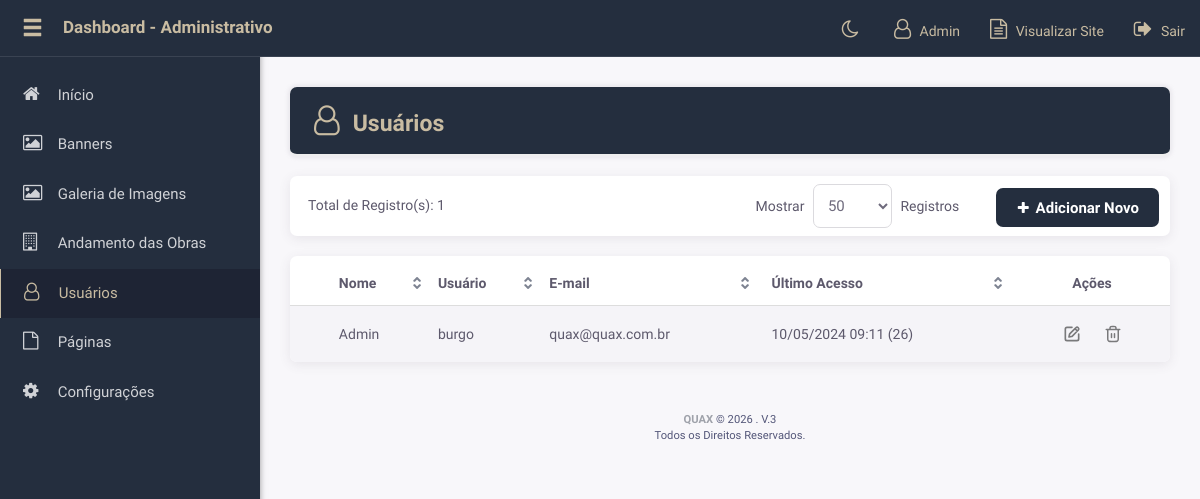
The page /q-admin/list/usuarios.php (signed in) on the database its author committed.
### tables this page shows
CREATE TABLE `adm_usuarios` (
  `id` int(11) NOT NULL,
  `nome_completo` varchar(100) NOT NULL,
  `usuario` varchar(50) NOT NULL,
  `senha` varchar(70) NOT NULL,
  `email` varchar(100) NOT NULL,
  `acesso` varchar(100) NOT NULL,
  `categoria` varchar(20) NOT NULL DEFAULT 'cliente',
  `autor` int(11) NOT NULL,
  `criado` timestamp NOT NULL DEFAULT current_timestamp(),
  `atualizado` datetime DEFAULT current_timestamp() ON UPDATE current_timestamp()
);

### q-admin/config.php (called while the page is built, shortened)
<?php
require_once __DIR__."/../php/config.php";
require_once __DIR__."/../php/classes/Class.login.php";
require_once __DIR__."/php/functions.php";
$userClass = new Usuario();
$arMenu = [
	'Início' => [
		'show' 		=> true,
		'icon' 		=> 'home',
		'access'  	=> 'FULL',
		'file' 		=> 'index.php',
		'submenu' 	=> NULL
	],
	'Banners' => [
		'show' 		=> true,
		'icon' 		=> 'picture-o',
		'access'  	=> 6,
		'file' 		=> 'list/banners.php',
		'submenu' 	=> NULL
	],
	'Tenho Interesse' => [
		'show' 		=> true,
		'icon' 		=> 'address-card-o',
		'access'  	=> 16,
		'file' 		=> 'list/trabalhe-conosco.php',
		'submenu' 	=> NULL
	],
	'Galeria de Imagens' => [
		'show' 		=> true,
		'icon' 		=> 'picture-o',
		'access'  	=> 5,
		'file' 		=> 'list/galeria.php',
		'submenu' 	=> NULL
	],
	'Andamento das Obras' => [
		'show' 		=> true,
		'icon' 		=> 'building-o',
		'access'  	=> 7,
		'file' 		=> 'form/obras.php',
		'submenu' 	=> NULL
	],
	'Usuários' => [
		'show' 		=> true,
		'icon' 		=> 'user-o',
		'access'  	=> 3,
		'file' 		=> 'list/usuarios.php',
		'submenu' 	=> NULL
	],
	'Páginas' => [
		'show' 		=> true,
		'icon' 		=> 'file-o',
		'access'  	=> 1,
		'file' 		=> 'list/paginas.php',
		'submenu' 	=> NULL
	],
	'Configurações' => [
		'show' 		=> true,
		'icon' 		=> 'cog',
		'access'  	=> 2,
		'file' 		=> 'form/configuracoes.php',
		'submenu' 	=> NULL
	],
];
$LIST_ACCESS_FILE = [
	'FULL' => [
		'index.php',
		'ajax/ajax-clear-string.php',
		'ajax/ajax-cities.php',
		'ajax/ajax-image-functions.php',
		'ajax/ajax-image-upload.php',
		'ajax/ajax-save-order.php',
		'ajax/ajax-delete-check.php',
		'sair.php'],
	1  => [
		'list/paginas.php',
		'form/paginas.php'
	],
	2  => ['form/configuracoes.php'],
	3  => [
		'list/usuarios.php',
		'form/usuarios.php'
	],
	5  => [
		'list/galeria.php',
		'form/galeria.php',
	],
	6 => [
		'list/banners.php',
		'form/banners.php'
	],
	7 => ['form/obras.php'],
	16 => [
		'list/trabalhe-conosco.php',
	],
];
$acessoAutor 	= $userClass->getAcesso();
$__ITEMS_PER_PAGE__ = 50;

### php/classes/Class.login.php (called while the page is built, shortened)
<?php
class Usuario {
    var $prefixoChaves = 'usuario_';
	function getAutor() {
		return $_SESSION[$this->prefixoChaves."nome_completo"];
	}
	function getAcesso() {
		return explode("-",$_SESSION[$this->prefixoChaves."acesso"]);
	}
}

### q-admin/models/usuarios.php (called while the page is built, shortened)
<?php
$__TABLE__ 	 	 = 'USUARIOS';
$_header['titulo'] 	= 'Usuários';
$_header['icon'] 	= 'user-o';

### php/ezsql/ez_sql_core.php (called while the page is built, shortened)
<?php
	class ezSQLcore
	{
		var $show_errors      = true;
		var $num_queries      = 0;
		var $conn_queries     = 0;
		var $timers           = array();
		function get_host_port( $host, $default = false )
		{
			$port = $default;
			return array( $host, $port );
		}
		function flush()
		{
			$this->last_result = null;
		}
		function get_var($query=null,$x=0,$y=0)
		{
			if ( $query )
			{
				$this->query($query);
			}
			if ( $this->last_result[$y] )
			{
				$values = array_values(get_object_vars($this->last_result[$y]));
			}
			return (isset($values[$x]) && $values[$x]!=='')?$values[$x]:null;
		}
		function get_row($query=null,$output=OBJECT,$y=0)
		{
			if ( $query )
			{
				$this->query($query);
			}
			if ( $output == OBJECT )
			{
				return $this->last_result[$y]?$this->last_result[$y]:null;
			}
			elseif ( $output == ARRAY_A )
			{
				return $this->last_result[$y]?get_object_vars($this->last_result[$y]):null;
			}
			elseif ( $output == ARRAY_N )
			{
				return $this->last_result[$y]?array_values(get_object_vars($this->last_result[$y])):null;
			}
			else
			{
				$this->show_errors ? trigger_error(" \$db->get_row(string query, output type, int offset) -- Output type must be one of: OBJECT, ARRAY_A, ARRAY_N",E_USER_WARNING) : null;
			}
		}
		function get_results($query=null, $output = OBJECT)
		{
			if ( $query )
			{
				$this->query($query);
			}
			if ( $output == OBJECT )
			{
				return $this->last_result;
			}
		}
		function timer_get_cur()
		{
			list($usec, $sec) = explode(" ",microtime());
			return ((float)$usec + (float)$sec);
		}
		function timer_start($timer_name)
		{
			$this->timers[$timer_name] = $this->timer_get_cur();
		}
		function timer_elapsed($timer_name)
		{
			return round($this->timer_get_cur() - $this->timers[$timer_name],2);
		}
		function count ($all = true, $increase = false) {
			if ($increase) {
				$this->num_queries++;
				$this->conn_queries++;
			}
			return ($all) ? $this->num_queries : $this->conn_queries;
		}
	}

### php/database.php (called while the page is built, shortened)
<?php
$tables = [];
$tables['ACESSOS'] 		 	  	= PREFIX.'acessos';
$tables['PAGINAS'] 			  	= PREFIX.'paginas';
$tables['USUARIOS'] 		  	= PREFIX.'usuarios';
$tables['BANNERS']			  	= PREFIX.'banners';
$tables['CADASTRO']				= PREFIX.'cadastro';
$tables['CONFIG']			  	= PREFIX.'config';
$tables['GALERIA']				= PREFIX.'galeria';
$tables['GALERIA_IMG']			= PREFIX.'galeria_imagens';
$tables['EMPREENDIMENTOS_IMG']	= PREFIX.'empreendimentos_imagens';
require PHP."ezsql/ez_sql_core.php";
require PHP."ezsql/ez_sql_mysqli.php";
$db = new ezSQL_mysqli(DB_USER,DB_PASS,DB_NAME,DB_HOST);

### php/classes/Class.paginacao-admin.php (called while the page is built, shortened)
<?php
class Paginator{
	var $items_per_page;
	var $default_ipp = 25;
	function __construct()
	{
		$this->items_per_page = (!empty($_GET['ipp'])) ? $_GET['ipp']:$this->default_ipp;
	}
	function paginate($pag=false)
	{
		$this->current_page = (int) ($pag?$pag:$_GET['page']);
		if($this->current_page < 1 Or !is_numeric($this->current_page)) $this->current_page = 1;
		$this->low = ($this->current_page-1) * $this->items_per_page;
		$this->limit = ($_GET['ipp'] == 'Todos') ? "":" LIMIT $this->low,$this->items_per_page";
	}
}

### php/ezsql/ez_sql_mysqli.php (called while the page is built, shortened)
<?php
	$ezsql_mysqli_str = array
	(
		1 => 'Require $dbuser and $dbpassword to connect to a database server',
		2 => 'Error establishing mySQLi database connection. Correct user/password? Correct hostname? Database server running?',
		3 => 'Require $dbname to select a database',
		4 => 'mySQLi database connection is not active',
		5 => 'Unexpected error while trying to select database'
	);
	class ezSQL_mysqli extends ezSQLcore
	{
		function connect($dbuser='', $dbpassword='', $dbhost='localhost', $dbport=false)
		{
			global $ezsql_mysqli_str; $return_val = false;
			if ( ! $dbuser )
			{
				$this->register_error($ezsql_mysqli_str[1].' in '.__FILE__.' on line '.__LINE__);
				$this->show_errors ? trigger_error($ezsql_mysqli_str[1],E_USER_WARNING) : null;
			}
			else
			{
				$this->dbh = new mysqli($dbhost,$dbuser,$dbpassword, '', $dbport);
				if( $this->dbh->connect_errno )
				{
					$this->register_error($ezsql_mysqli_str[2].' in '.__FILE__.' on line '.__LINE__);
					$this->show_errors ? trigger_error($ezsql_mysqli_str[2],E_USER_WARNING) : null;
				}
				else
				{
					$return_val = true;
				}
			}
			return $return_val;
		}
		function query($query)
		{
			$return_val = 0;
			$query = trim($query);
			$this->result = @$this->dbh->query($query);
			if ( preg_match("/^(insert|delete|update|start|replace|truncate|drop|create|alter|begin|commit|rollback|set|lock|unlock|call)/i",$query) )
			{
				$this->rows_affected = @$this->dbh->affected_rows;
				$return_val = $this->rows_affected;
			}
			else
			{
				$is_insert = false;
				$i=0;
				$num_rows=0;
				while ( $row = @$this->result->fetch_object() )
				{
					$num_rows++;
				}
				$this->num_rows = $num_rows;
				$return_val = $this->num_rows;
			}
			return $return_val;
		}
	}

### q-admin/list/usuarios.php (the view, shortened to what this page needs)
<?php
require __DIR__ . '/../config.php';
require PHP . 'classes/Class.paginacao-admin.php';
get_header_gestor();
get_barra_header();
?>
<div id="buttons">
	<div class="text-right">
		<? include GESTOR_INCLUDES . 'items-per-page.php'; ?>
		<? count_results($count) ?>
		<? btn_add() ?>
	</div>
</div>
<?php
if ($count>0)
{
	$navbar = new Paginator;
	$navbar->items_total = $count;
	$navbar->mid_range = 9;
	$navbar->items_per_page = $items_page;
	$navbar->paginate();
	$query = $db->get_results("SELECT * FROM ".$tables[$__TABLE__]." ORDER BY id ASC $navbar->limit");
?>
<div class="table-responsive">
	<table class="table table-striped table-hover">
		<thead>
			<tr>
				<th data-sorter="false"></th>
				<th>Nome</th>
				<th>Usuário</th>
				<th>E-mail</th>
				<th>Último Acesso</th>
				<th class="text-center" data-sorter="false">Ações</th>
			</tr>
		</thead>
		<tbody>
		<?php foreach($query as $rs) { ?>
			<tr>
				<td></td>
				<td><?php echo $rs->nome_completo ?></td>
				<td><?php echo $rs->usuario ?></td>
				<td><?php echo $rs->email ?></td>
				<td><?php echo get_last_acess($rs->id) ?></td>
				<td class="text-center">
					<? btn_edit($rs->id) ?>
					<? btn_delete($rs->id) ?>
				</td>
			</tr>
		<?php } ?>
		</tbody>
	</table>
</div>
<?php
} else {
?>
	<div class="alert alert-warning show">
		<strong>Nenhum usuário existente</strong>
	</div>
<?php
	}
get_footer_gestor();
?>

### q-admin/php/functions.php (shortened to what this page needs)
<?php
function geraMenu() {
	global $arMenu, $acessoAutor, $LIST_ACCESS_FILE;
	$_html = [];
	foreach($arMenu as $title => $var)
	{
		if($var['show'] && in_array($var['access'], $acessoAutor) || $var['access']=='FULL')
		{
			$current_file = returnFilePath('admin');
			$current_menu = false;
			if (!is_null($var['file']) && ($current_file == $var['file'] || str_replace('list/', 'form/', $var['file']) == $current_file)) {
				$current_menu = true;
			}
			if ( in_array($current_file, $LIST_ACCESS_FILE[ $var['access'] ])) {
				$current_menu = true;
			}
			$_html[] = '<li '.($current_menu ? 'class="active"' : "").'>';
			$_html[] = '<a href="'.(!is_null($var['file']) ? HTTP_GESTOR.$var['file'] : 'javascript:void(0)').'" '.(!is_null($var['file']) ? '' : 'class="dropdown"').'>';
			$_html[] =		'<span class="waypoint animation_scale animated fa fa-'.$var['icon'].'"></span>
			<span class="titulo-menu">'.$title.(!is_null($var['file']) ? '' : ' <i class="fa fa-angle-down pull-right"></i>')."</span>";
			$_html[] = '</a>';
			$_html[] = '</li>';
		}
	}
	return implode("\n", $_html);
}
function get_header_gestor() {
	global $userClass;
	$_html[] = '<!DOCTYPE>';
	$_html[] = '<html lang="pt-br">';
	$_html[] = '	<head>';
	$_html[] = '		<meta charset="utf-8" />';
	$_html[] = '		<meta name="viewport" content="width=device-width, initial-scale=1, maximum-scale=1, user-scalable=no">';
	$_html[] = '		<meta name="robots" content="noindex,nofollow" />';
	$_html[] = '		<title>Dashboard - Administrativo</title>';
	$_html[] = '		<link rel="icon" href="'.ASSETS_GESTOR.'img/favicon.ico" type="image/x-icon">';
	$_html[] = '		<link rel="shortcut icon" type="image/x-icon" href="'.ASSETS_GESTOR.'img/favicon.ico">';
	$_html[] = '		<script type="text/javascript"> var HTTP_GESTOR = \''.HTTP_GESTOR.'\'</script>';
	$_html[] = '		<script type="text/javascript"> var HTTP = \''.HTTP.'\'</script>';
	$_html[] = '
						<link rel="preconnect" href="https://fonts.googleapis.com">
						<link rel="preconnect" href="https://fonts.gstatic.com" crossorigin>
						<link href="https://fonts.googleapis.com/css2?family=Public+Sans:wght@400;600&display=swap" rel="stylesheet">
						';
	$_html[] = 			style_enqueue('gestor','return');
	$_html[] = '		<script src="'.ASSETS_GESTOR.'js/jquery-3.5.1.min.js"></script>';
	$_html[] = '		<script src="'.ASSETS_GESTOR.'js/jquery-ui.min.js"></script>';
	$_html[] = '	</head>';
	$_html[] = '	<body class="">';
	$_html[] = '		<nav class="navbar navbar-inverse navbar-fixed-top noPrint " role="navigation">';
	$_html[] = '			<div class="container-fluid">';
	$_html[] = '				<div class="navbar-header waypoint animation_left_d1 animated">';
	$_html[] = '					<button type="button" class="navbar-toggle" data-toggle="collapse" data-target=".navbar-collapse">';
	$_html[] = '						<span class="sr-only">Toggle navigation</span>';
	$_html[] = '						<span class="icon-bar"></span>';
	$_html[] = '						<span class="icon-bar"></span>';
	$_html[] = '						<span class="icon-bar"></span>';
	$_html[] = '					</button>';
	$_html[] = '					<a class="showMenu"><span class="glyphicon glyphicon-menu-hamburger"></span></a>';
	$_html[] = '					<a class="navbar-brand" href="'.HTTP_GESTOR.'">Dashboard - Administrativo</a>';
	$_html[] = '				</div>';
	$_html[] = '				<div class="navbar-collapse collapse">';
	$_html[] = '					<ul class="nav navbar-nav navbar-right waypoint animation_right_d1 animated">';
	$_html[] = '						<li><a class="toggle-theme" title="Trocar tema"><i class="fa fa-moon-o"></i></a></li>';
	$_html[] = '						<li><a><i class="fa fa-user-o"></i> '.$userClass->getAutor().'</a></li>';
	$_html[] = '						<li><a href="'.HTTP.'" target="_blank"><i class="fa fa-file-text-o"></i> Visualizar Site</a></li>';
	$_html[] = '						<li><a href="'.HTTP_GESTOR.'sair.php"><i class="fa fa-sign-out"></i> Sair</a></li>';
	$_html[] = '					</ul>';
	$_html[] = '				</div>';
	$_html[] = '			</div>';
	$_html[] = '		</nav>';
	$_html[] = '		<div class="container-fluid">';
	$_html[] = '			<div class="row">';
	$_html[] = '				<aside id="sidebar" class="col-sm-3 col-md-2 noPrint waypoint animation_left animated" role="sidebar">';
	$_html[] = '					<nav class="waypoint animation_left_d1 animated">';
	$_html[] = '						<ul class="nav nav-sidebar">';
	$_html[] = 								geraMenu();
	$_html[] = '						</ul>';
	$_html[] = '					</nav>';
	$_html[] = '					';
	$_html[] = '				</aside>';
	$_html[] = '				<div id="main" class="col-sm-9 col-sm-offset-3 col-md-10 col-md-offset-2 waypoint animation_bottom animated">';
	echo implode("\n",$_html);
}
function get_footer_gestor() {
	$_html[] = '					<footer class="titulo-menu">';
	$_html[] = '						<a title="QUAX" target="_blank" href="https://quax.com.br">
											<b>QUAX</b>
										</a> &copy; '.date("Y").' . V.3<br>
										Todos os Direitos Reservados.';
	$_html[] = '					</footer>';
	$_html[] = '				</div>';
	$_html[] = '			</div>';
	$_html[] = '		</div>';
	$_html[] = 			javascript_enqueue('gestor','return');
	$_html[] = '	</body>';
	$_html[] = '</html>';
	echo implode("\n",$_html);
}
function get_barra_header() {
	global $count, $_header, $_controles;
	$_html[] = '<h1 class="page-header"><span class="waypoint animation_scale animated fa fa-'.$_header['icon'].'"></span>'.$_header['titulo'].'</h1>';
	$_html[] = NotifyMessage();
	$_html[] = NotiyMessageForm();
	echo implode("\n",$_html);
}
function get_last_acess($id, $data=true, $contador=true) {
	global $db, $tables;
	if($data && $id) {
		$query = $db->get_row("SELECT data_acesso FROM ".$tables['ACESSOS']." WHERE id_usuario='{$id}' LIMIT 1");
		if($query) {
			$data = explode(" ", $query->data_acesso);
			$_html[] = implode("/",array_reverse(explode("-",$data[0]))).' '.substr($data[1], 0, -3);
		}
	}
	if($contador && $id) {
		$query = $db->get_var("SELECT COUNT(id) FROM ".$tables['ACESSOS']." WHERE id_usuario='{$id}'");
		if($query>0) {
			if($data) $_html[] = '('.$query.')';
			else $_html[] = $query;
		}
	}
	if(count($_html)>0) return implode(" ", $_html);
	else return '-';
}
function returnFilePath($location = 'home') {
	if ($location == 'home') {
		$shift_num = SHIFT_NUM;
	} elseif ($location == 'admin') {
		$shift_num = (SHIFT_NUM + 1);
	}
	$this_path  = pathinfo($_SERVER['SCRIPT_NAME'], PATHINFO_DIRNAME);
	$this_file  = pathinfo($_SERVER['SCRIPT_NAME'], PATHINFO_BASENAME);
	$full_path  = $this_path . '/' . $this_file;
	$path_array = explode("/", $full_path);
	$path_array = removeBlankElement($path_array);
	for ($i = 0; $i < $shift_num; $i++) {
	    array_shift($path_array);
	}
    return implode("/", $path_array);
}
function btn_edit($id){
	echo '<a class="btn unlocked" href="'.HTTP_GESTOR.'form/'.SELF_PAG.'?id='.$id.'"><img src="'.ASSETS_GESTOR.'img/edit.svg"></a>';
}
function btn_delete($id){
	echo '<a class="btn unlocked deletar" href="'.HTTP_GESTOR.'list/'.SELF_PAG.'?id='.$id.'&delete=1"><img src="'.ASSETS_GESTOR.'img/trash.svg"></a>';
}
function btn_add(){
	echo '<a class="btn btn-sm btn-primary" href="'.HTTP_GESTOR.'form/'.SELF_PAG.'"><span class="fa fa-plus"></span> Adicionar Novo</a>';
}
function count_results($count){
	echo '<div class="cont">Total de Registro(s): '.$count.'</div>';
}

### rows shown on the page
adm_usuarios: nome_completo "Admin", usuario "burgo", email "quax@quax.com.br", id "10/05/2024 09:11 (26)"

### other values the page prints
$userClass->getAutor() "Admin"
$title "Início Banners Galeria de Imagens Andamento das Obras Usuários Páginas Configurações"
$_header['titulo'] "Usuários"
$count "1"
